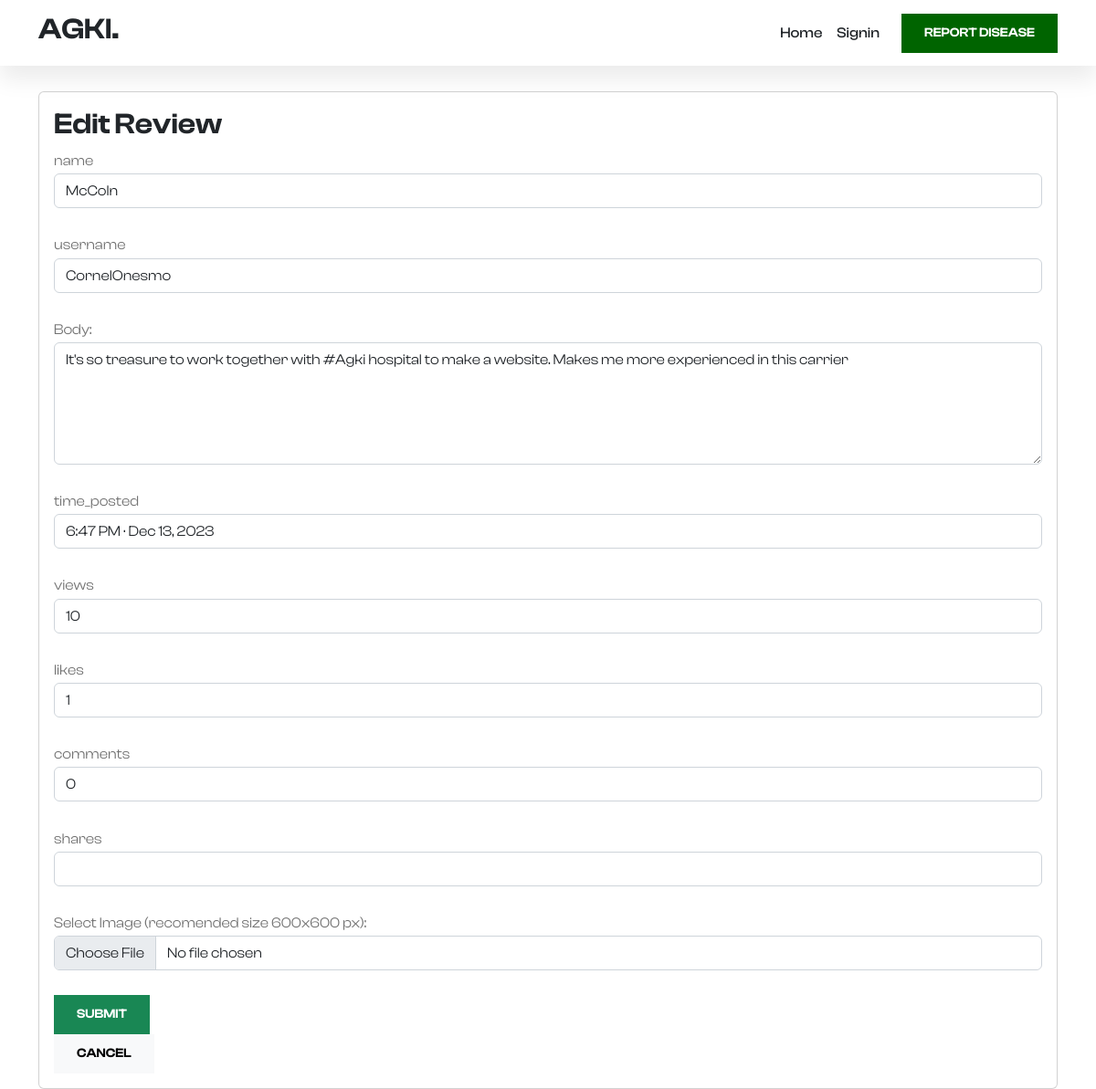
Page /reviewedit/1/ on the committed database.
### app/models.py (models this page shows, shortened)
class Review(models.Model):
    name = models.CharField(max_length=50)
    username = models.CharField(max_length=50)
    image = models.ImageField(upload_to ='media/',blank=True,null=True)
    body = models.CharField(max_length=500)
    time_posted = models.CharField(max_length=50)
    views = models.CharField(max_length=5,blank=True,null=True)
    likes = models.CharField(max_length=5,blank=True,null=True)
    comments = models.CharField(max_length=5,blank=True,null=True)
    share = models.CharField(max_length=5,blank=True,null=True)
    link = models.CharField(max_length=500,blank=True,null=True)

### app/views.py (the view)
# urls.py: path('reviewedit/<str:pk>/', views.reviewedit,name='reviewedit'),
def reviewedit(request,pk):
    s = Review.objects.get(pk=pk)
    form = ReviewForm(instance=s)
    if request.method=='POST':
        form = ReviewForm(request.POST,request.FILES,instance=s)
        if form.is_valid():
            form.save()
            return redirect('index')
    context = {
            'form':form,
            's':s
         }
    return render(request,'app/reviewedit.html',context)

### app/forms.py
class ReviewForm(forms.ModelForm):
    class Meta:
        model = Review
        fields = ['name','username','image','body','time_posted',
                  'views','likes','comments','share']

### app/templates/app/reviewedit.html (shortened to what this page needs)
{% load static %}
{% load i18n %}
<!doctype html>
<html lang="en">
<head>
    <link rel="stylesheet" href="https://cdn.jsdelivr.net/npm/bootstrap@5.2.0/dist/css/bootstrap.min.css">
    <link href="https://cdn.jsdelivr.net/npm/remixicon@2.5.0/fonts/remixicon.css" rel="stylesheet">
    <link rel="stylesheet" href="https://cdn.jsdelivr.net/npm/@fancyapps/ui@4.0/dist/fancybox.css">
    <link rel="stylesheet" href="https://unpkg.com/aos@next/dist/aos.css" />
    <link rel="stylesheet" href="{% static 'app/css/index.css' %}">
</head>
<body data-bs-spy="scroll" data-bs-target=".navbar">
    <nav class="navbar navbar-expand-lg bg-white sticky-top">
      <div class="container">
          <a class="navbar-brand" href="{% url 'index' %}">
              <h2>AGKI.</h2>
          </a>
          <div class="collapse navbar-collapse" id="navbarNav">
              <ul class="navbar-nav ms-auto">
                  <li class="nav-item">
                      <a class="nav-link" href="{% url 'index' %}">Home</a>
                  </li>
                  {% if user.is_authenticated %}
                  <li class="nav-item">
                      <a class="nav-link" href="{% url 'signout' %}">Signout</a>
                  </li>
                  {% else %}
                  <li class="nav-item">
                      <a class="nav-link" href="{% url 'signin' %}">Signin</a>
                  </li>
                  {% endif %}
              </ul>
              <a href="{% url 'sickinfo' %}" class="btn btn-brand ms-lg-3">Report Disease</a>
          </div>
      </div>
  </nav>
    <div class="container">
        <br>
      <div class="col-12 grid-margin stretch-card">
          <div class="card">
              <div class="card-body">
                  <h2 class="card-title">Edit Review</h2>
                  <form class="forms-sample" method='POST' enctype="multipart/form-data">
                    <div class="form-group">
                      <label for="name">name</label>
                      <input type="text" class="form-control" name="name" value="{{s.name}}">
                    </div>
                    <br>
                    <div class="form-group">
                        <label for="name">username</label>
                        <input type="text" class="form-control" name="username" value="{{s.username}}">
                      </div>
                      <br>
                      <div class="form-group">
                        <label for="gender">Body:</label>
                        <textarea class="form-control" name="body" rows="5">{{s.body}}</textarea>
                      </div>
                    <br>
                      <div class="form-group">
                        <label for="name">time_posted</label>
                        <input type="text" class="form-control" name="time_posted" value="{{s.time_posted}}">
                      </div>
                      <br>
                      <div class="form-group">
                        <label for="name">views</label>
                        <input type="text" class="form-control" name="views" value="{{s.views}}">
                      </div>
                      <br>
                      <div class="form-group">
                        <label for="name">likes</label>
                        <input type="text" class="form-control" name="likes" value="{{s.likes}}">
                      </div>
                      <br>
                      <div class="form-group">
                        <label for="name">comments</label>
                        <input type="text" class="form-control" name="comments" value="{{s.comments}}">
                      </div>
                      <br>
                      <div class="form-group">
                        <label for="name">shares</label>
                        <input type="text" class="form-control" name="shares" value="{{s.shares}}">
                      </div>
                      <br>
                    <div class="form-group">
                      <label for="image">Select Image (recomended size 600x600 px):</label>
                      <input type="file" class="form-control" name="image" >
                      <br>
                    </div>
                    <button type="submit" class="btn btn-success mr-2">Submit</button>
                  </form>
                  <button class="btn btn-light" onclick="goBack()">Cancel</button>
              </div>
          </div>
      </div>
      </div>
</body>
</html>

### app/static/app/css/index.css (style rules this page uses)
:root { --c-dark: #212529; --c-brand: darkgreen; --c-brand-light: #4e8b57; --c-brand-rgb: 46, 139, 87; --c-body: #727272; --font-base: "ClashDisplay", sans-serif; --box-shadow: 0px 15px 25px rgba(0,0,0,0.08); --transition: all 0.5s ease; }
body { font-family: var(--font-base); line-height: 1.7; color: var(--c-body); }
h1, h2, h3,h4, h5, h6, .h1, .h2, .h3, .h4, .h5, .h6 { font-weight: 600; color: var(--c-dark); }
a { text-decoration: none; color: var(--c-brand); transition: var(--transition); }
.navbar { box-shadow: var(--box-shadow); }
.navbar-nav .nav-link { font-weight: 500; color: var(--c-dark); }
.btn { font-weight: 600; font-size: 14px; text-transform: uppercase; border-radius: 0; padding: 10px 24px; }
.btn-brand { background-color: var(--c-brand); border-color: var(--c-brand); color: white; }

### rows in the picture
Review: name "McColn", username "CornelOnesmo", body "It's so treasure to work together with #Agki hospital to make a website. Makes me more experienced in this carrier", time_posted "6:47 PM · Dec 13, 2023", views "10", likes "1", comments "0"
